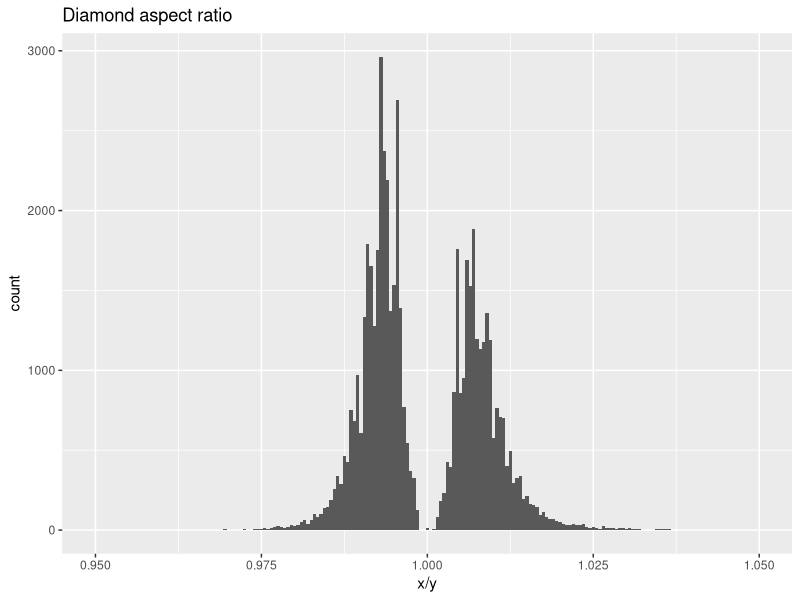
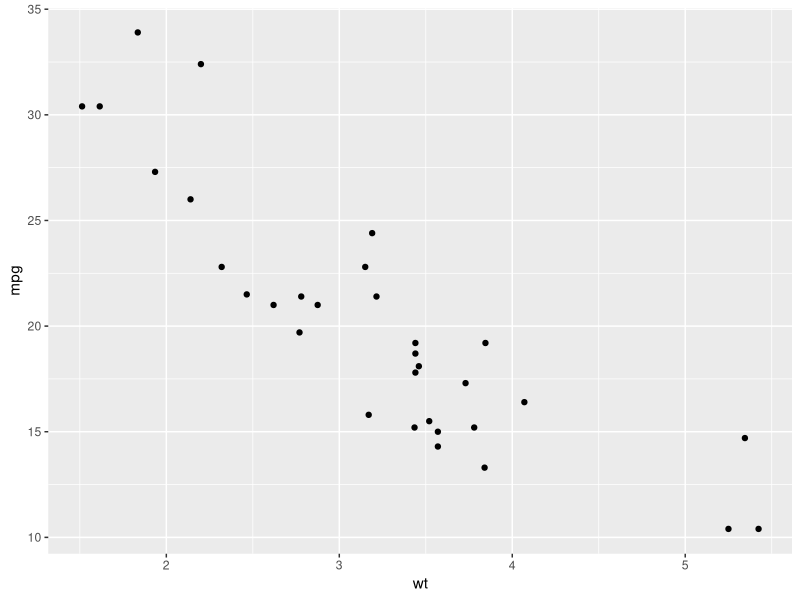
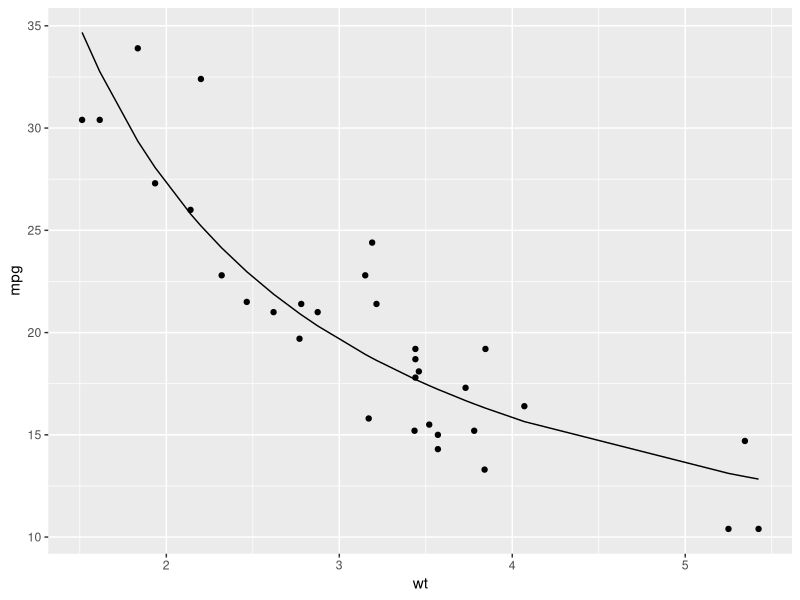
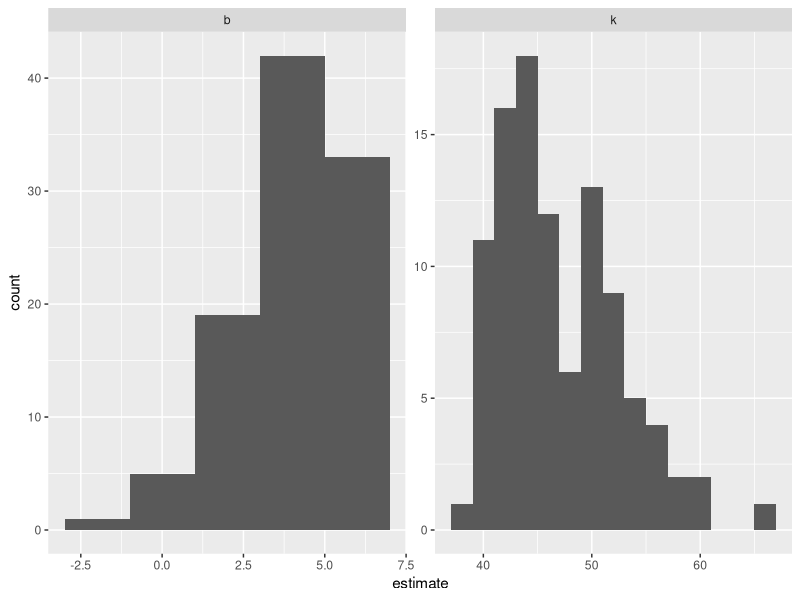
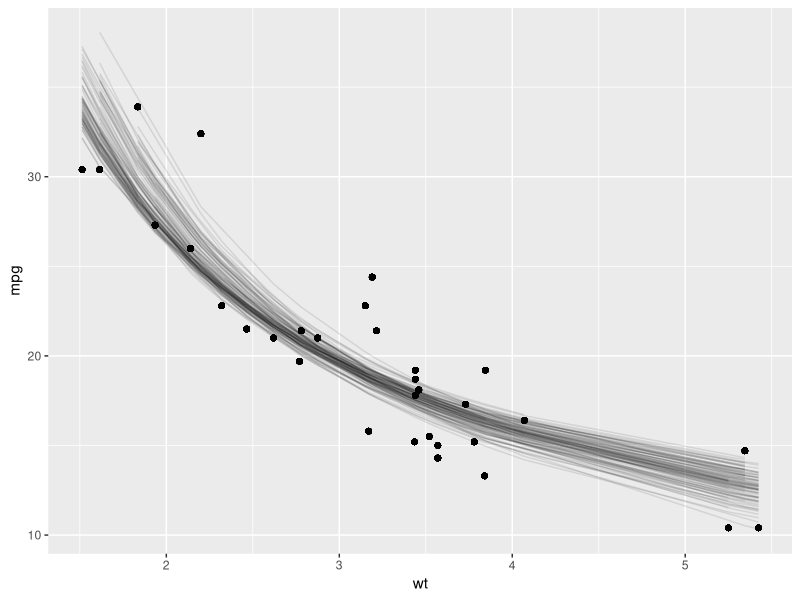

Source code (R) for these figures, in order:
## ---- chunk 1
knitr::opts_chunk$set(echo = TRUE)
library(tidyverse)
library(boot)
library(broom)
library(rsample)
## ---- chunk 2
my_diamonds<-diamonds%>%
  filter(!is.na(x),!is.na(y))
ggplot(my_diamonds,aes(x=x/y))+  # there's a big hole in the middle # x and y are  rarely totally the same
  geom_histogram(binwidth = 0.0005)+
  coord_cartesian(xlim=c(0.95,1.05))+
  labs(title="Diamond aspect ratio")
## ---- chunk 3
mean_ratio<-function(data,indices){
  sample<-data[indices,]
  sum(sample$x)/sum(sample$y)
}

boot(my_diamonds,mean_ratio,R=1000) # do sampling a lot of times and calculate the statistical variables
# do 1000 times
## ---- chunk 4
mean_ratio<-function(data,indices){
  sample<-data[indices,]
  sum(sample$x)/sum(sample$y)
}

boot(my_diamonds,mean_ratio,R=10)
## ---- chunk 5
p<-ggplot(mtcars,aes(wt,mpg))+
  geom_point()
p
## ---- chunk 6
nlsfit<-nls(mpg~k/wt+b,mtcars,start=c(k=1,b=0)) # non linear fit
summary(nlsfit)
p+geom_line(aes(y=predict(nlsfit)))
## ---- chunk 7
#set.seet(27)
boots<-bootstraps(mtcars,times=100)
boots
## ---- chunk 8
fit_nls_on_bootstrap<-function(split){
  nls(mpg~k/wt+b,analysis(split),start=c(k=1,b=0))
}
boot_models<-boots%>%
  mutate(model=map(splits,fit_nls_on_bootstrap),
         coef_info=map(model,tidy))
boot_coefs<-boot_models%>%unnest(coef_info)
boot_coefs
## ---- chunk 9
alpha<-0.05
boot_coefs%>%
  group_by(term)%>%
  summarise(low=quantile(estimate,alpha/2),
            high=quantile(estimate,1-alpha/2))
# rlang::last_error()
## ---- chunk 10
ggplot(boot_coefs,aes(estimate))+
  geom_histogram(binwidth = 2)+
  facet_wrap(~term,scales = "free")
## ---- chunk 11
boot_aug<-boot_models%>%
  mutate(augmented=map(model,augment))%>%
  unnest(augmented)
boot_aug
## ---- chunk 12
ggplot(boot_aug,aes(wt,mpg))+
  geom_point()+
  geom_line(aes(y=.fitted,group=id),alpha=0.1)
